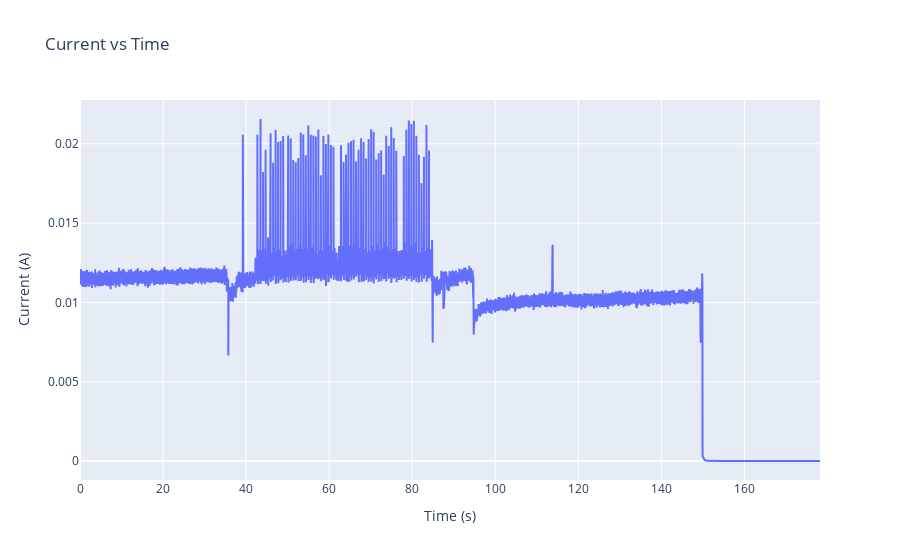

Notebook code cell kept with this figure:
### Code cell
data = current_data
y= data['Reading']
x =data['Relative Time']

#add axis labels
fig = go.Figure(data=go.Scatter(y=y, x=x, mode='lines'))
fig.update_layout(title='Current vs Time', xaxis_title='Time (s)', yaxis_title='Current (A)')
fig.show()

### Figure 1 — Plotly figure (JSON) as saved in the notebook; plotly's stock layout.template omitted (floating-point values rounded to 4 significant figures; data arrays with more than 128 entries replaced by an {"elided": "..."} marker saying what was removed)
{"data": [{"mode": "lines", "type": "scatter", "x": {"elided": "37674 float values"}, "y": {"elided": "37674 float values"}}], "layout": {"title": {"text": "Current vs Time"}, "xaxis": {"title": {"text": "Time (s)"}}, "yaxis": {"title": {"text": "Current (A)"}}}}
